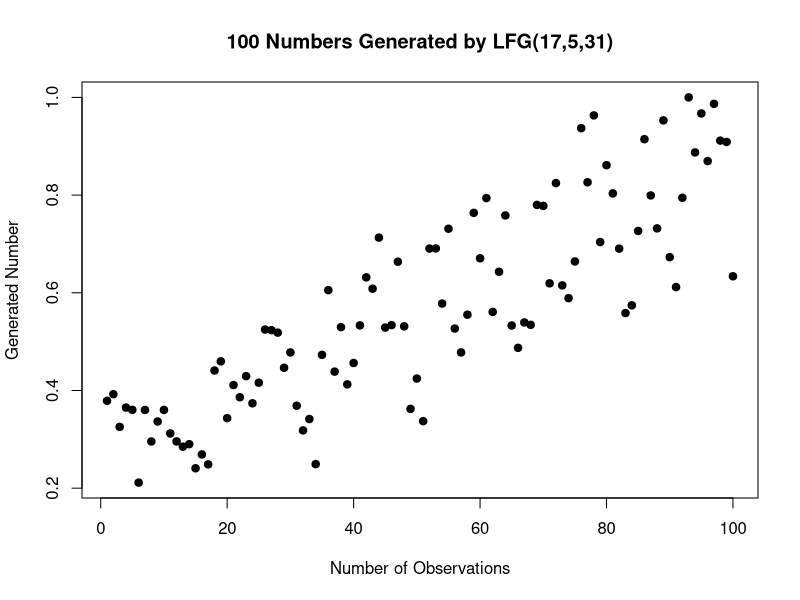

The R script that drew this image:

lfg = function(j,k,l,n) {
  # generate the seed
  seed <- runif(j,0,2^l)
  for (i in 1:n) {
    seed[j+i] <- seed[i] + seed[j+i-k] %% 2^l
  }
  # standardize to [0:1]
  X = seed[(j+1):length(seed)]/max(seed)
  print(X)
}
# generate 4 new random numbers
plot(lfg(17,5,31,100), main="100 Numbers Generated by LFG(17,5,31)",
     xlab="Number of Observations", ylab="Generated Number", pch=19)
